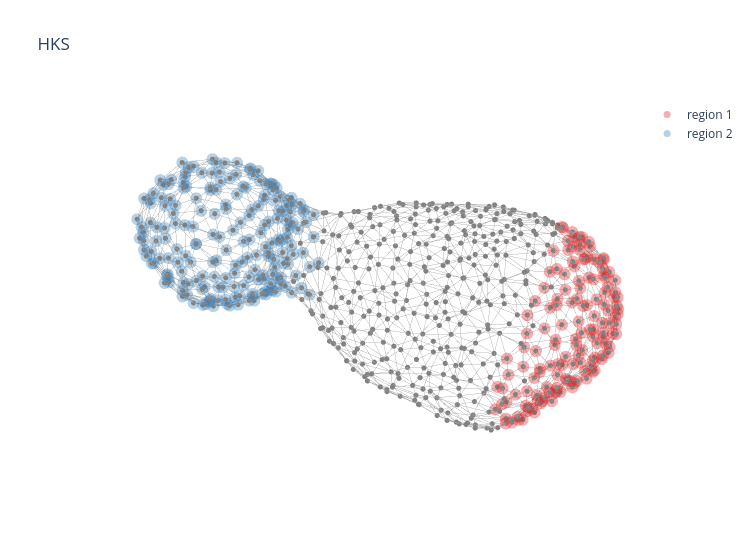

This figure's notebook cell:
### Code cell
# crypt_patches_new, _, _ = assign_crypts_by_neckline(dnorm_cellcenters_crypts)


fig = plot_organoid_graph(proj_points, G, None, node_size=3)
# add_region_overlays(fig, proj_points, crypt_patches_new)
add_region_overlays(fig, proj_points, crypts)


fig.update_layout(
    scene = dict(
        xaxis=dict(visible=False),
        yaxis=dict(visible=False),
        zaxis=dict(visible=False),
        bgcolor='rgba(0,0,0,0)',   # optional, makes background transparent
        camera=dict(
            eye=dict(x=1.0, y=0, z=1.0),   # camera position
            center=dict(x=0, y=0, z=0),      # look-at point
            up=dict(x=0, y=0, z=1),          # which direction is "up"
        )
    )
)


fig.update_layout(height=550, width=750, title='HKS')
fig.show()

# fig.write_image("single_organoid_crypt_segmantation.svg")

### Figure 1 — Plotly figure (JSON) as saved in the notebook; plotly's stock layout.template omitted (floating-point values rounded to 4 significant figures; data arrays with more than 128 entries replaced by an {"elided": "..."} marker saying what was removed)
{"data": [{"hoverinfo": "skip", "line": {"color": "rgba(120,120,120,0.75)", "width": 1}, "mode": "lines", "showlegend": false, "type": "scatter3d", "x": {"elided": "6171 float values"}, "y": {"elided": "6171 float values"}, "z": {"elided": "6171 float values"}}, {"hoverinfo": "skip", "marker": {"color": "gray", "line": {"width": 0}, "size": 3}, "mode": "markers", "showlegend": false, "type": "scatter3d", "x": {"elided": "687 float values"}, "y": {"elided": "687 float values"}, "z": {"elided": "687 float values"}}, {"hoverinfo": "skip", "marker": {"color": "#e41a1c", "size": 7}, "mode": "markers", "name": "region 1", "opacity": 0.35, "showlegend": true, "type": "scatter3d", "x": {"elided": "144 float values"}, "y": {"elided": "144 float values"}, "z": {"elided": "144 float values"}}, {"hoverinfo": "skip", "marker": {"color": "#377eb8", "size": 7}, "mode": "markers", "name": "region 2", "opacity": 0.35, "showlegend": true, "type": "scatter3d", "x": {"elided": "200 float values"}, "y": {"elided": "200 float values"}, "z": {"elided": "200 float values"}}], "layout": {"height": 550, "scene": {"aspectmode": "data", "bgcolor": "rgba(0,0,0,0)", "camera": {"center": {"x": 0, "y": 0, "z": 0}, "eye": {"x": 1, "y": 0, "z": 1}, "up": {"x": 0, "y": 0, "z": 1}}, "xaxis": {"title": {"text": "X"}, "visible": false}, "yaxis": {"title": {"text": "Y"}, "visible": false}, "zaxis": {"title": {"text": "Z"}, "visible": false}}, "title": {"text": "HKS"}, "width": 750}}
